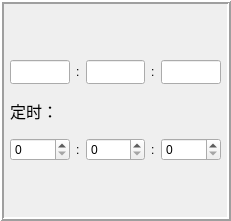
       <widget class="QFrame" name="frame_21">
        <property name="geometry">
         <rect>
          <x>250</x>
          <y>270</y>
          <width>231</width>
          <height>221</height>
         </rect>
        </property>
        <property name="frameShape">
         <enum>QFrame::Box</enum>
        </property>
        <property name="frameShadow">
         <enum>QFrame::Raised</enum>
        </property>
        <property name="lineWidth">
         <number>2</number>
        </property>
        <widget class="QWidget" name="gridLayoutWidget_8">
         <property name="geometry">
          <rect>
           <x>10</x>
           <y>60</y>
           <width>211</width>
           <height>101</height>
          </rect>
         </property>
         <layout class="QGridLayout" name="gridLayout_7">
          <item row="1" column="0">
           <widget class="QLabel" name="label_59">
            <property name="font">
             <font>
              <family>黑体</family>
              <pointsize>12</pointsize>
             </font>
            </property>
            <property name="text">
             <string>定时：</string>
            </property>
           </widget>
          </item>
          <item row="0" column="1">
           <widget class="QLabel" name="label_60">
            <property name="text">
             <string>:</string>
            </property>
           </widget>
          </item>
          <item row="0" column="3">
           <widget class="QLabel" name="label_61">
            <property name="text">
             <string>:</string>
            </property>
           </widget>
          </item>
          <item row="0" column="2">
           <widget class="QLineEdit" name="lineEdit_WMB_TIME_M">
            <property name="maximumSize">
             <size>
              <width>60</width>
              <height>24</height>
             </size>
            </property>
           </widget>
          </item>
          <item row="2" column="1">
           <widget class="QLabel" name="label_62">
            <property name="text">
             <string>:</string>
            </property>
           </widget>
          </item>
          <item row="0" column="4">
           <widget class="QLineEdit" name="lineEdit_WMB_TIME_S">
            <property name="maximumSize">
             <size>
              <width>60</width>
              <height>24</height>
             </size>
            </property>
           </widget>
          </item>
          <item row="0" column="0">
           <widget class="QLineEdit" name="lineEdit_WMB_TIME_H">
            <property name="maximumSize">
             <size>
              <width>60</width>
              <height>24</height>
             </size>
            </property>
           </widget>
          </item>
          <item row="2" column="3">
           <widget class="QLabel" name="label_63">
            <property name="text">
             <string>:</string>
            </property>
           </widget>
          </item>
          <item row="2" column="0">
           <widget class="QSpinBox" name="spinBox_WMB_TIME_H"/>
          </item>
          <item row="2" column="2">
           <widget class="QSpinBox" name="spinBox_WMB_TIME_M"/>
          </item>
          <item row="2" column="4">
           <widget class="QSpinBox" name="spinBox_WMB_TIME_S"/>
          </item>
         </layout>
        </widget>
       </widget>
